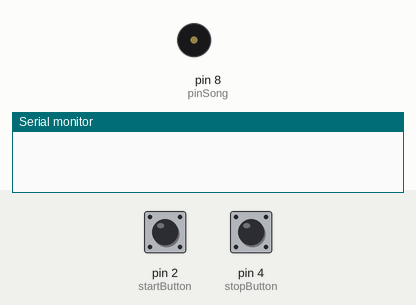
Recording of a sketch running on a simulated Arduino Uno, built with avr-gcc and run on an emulated ATmega328P. Shown: buzzer (waves = sounding), the last lines printed to the serial monitor. The test bench sets the inputs (shaded band); at power-on: pin 2 (startButton) LOW, pin 4 (stopButton) LOW.

Above: at 1.2 s.
1.3 s: pin 2 (startButton) pulled HIGH for 0.15 s
At 7.0 s:
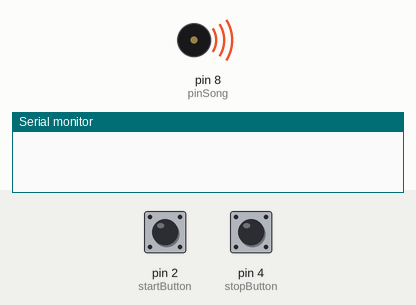
7.4 s: pin 4 (stopButton) pulled HIGH for 1 s
At 9.5 s:
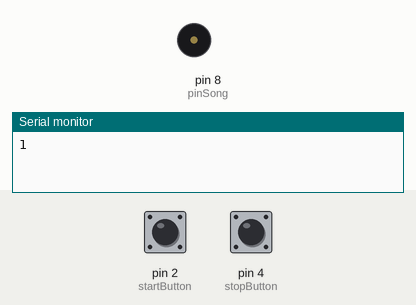
10.0 s: pin 2 (startButton) pulled HIGH for 1 s
At 15.6 s:
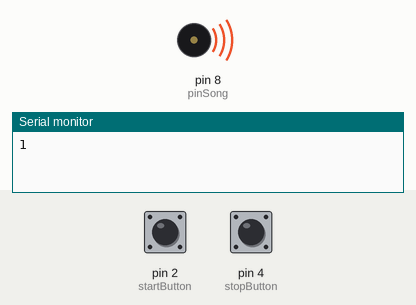
Timing chart, 0 to 20.0 s (numbered marks = the images above; inputs shaded):
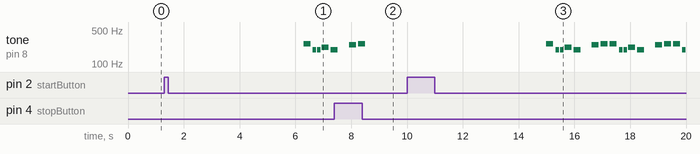

The sketch:

Homework_IV.ino
```cpp
#include "notes.h"

const int startButton = 2;
const int stopButton = 4;
const int pinSong = 8;

int startButtonState = 0;
int stopButtonState = 0;

int Period = 5000;
unsigned long int Time = 0;
int melody[] = {  NOTE_C4, NOTE_G3, NOTE_G3, NOTE_A3, NOTE_G3, 0, NOTE_B3, NOTE_C4 };
int noteDurations[] = { 4, 8, 8, 4, 4, 4, 4, 4 };

void setup() {
  // put your setup code here, to run once:
  pinMode(startButton, INPUT);
  pinMode(stopButton, INPUT);
  Serial.begin(9600);

}

void loop() {
  // put your main code here, to run repeatedly:

  startButtonState = digitalRead(startButton);
  //Serial.println(startButtonState);
  if (startButtonState == 1) { // wait 5 seconds,then play the song

        Time = millis();
        while(millis() < Time + Period){

        }

         /// PlaySong();
         stopButtonState = 0;
         while(stopButtonState != 1) {
               for (int thisNote = 0; thisNote < 8; thisNote++) {
                        stopButtonState = digitalRead(stopButton);
                        int noteDuration = 1000 / noteDurations[thisNote];
                        tone(pinSong, melody[thisNote], noteDuration);
                        int pauseBetweenNotes = noteDuration * 1.30;
                            delay(pauseBetweenNotes);
                            noTone(8);
                }
                Serial.println(stopButtonState);
          }


   }

}
```

notes.h
```cpp
/*************************************************
 * Public Constants
 *************************************************/

#define NOTE_B0  31
#define NOTE_C1  33
#define NOTE_CS1 35
#define NOTE_D1  37
#define NOTE_DS1 39
#define NOTE_E1  41
#define NOTE_F1  44
#define NOTE_FS1 46
#define NOTE_G1  49
#define NOTE_GS1 52
#define NOTE_A1  55
#define NOTE_AS1 58
#define NOTE_B1  62
#define NOTE_C2  65
#define NOTE_CS2 69
#define NOTE_D2  73
#define NOTE_DS2 78
#define NOTE_E2  82
#define NOTE_F2  87
#define NOTE_FS2 93
#define NOTE_G2  98
#define NOTE_GS2 104
#define NOTE_A2  110
#define NOTE_AS2 117
#define NOTE_B2  123
#define NOTE_C3  131
#define NOTE_CS3 139
#define NOTE_D3  147
#define NOTE_DS3 156
#define NOTE_E3  165
#define NOTE_F3  175
#define NOTE_FS3 185
#define NOTE_G3  196
#define NOTE_GS3 208
#define NOTE_A3  220
#define NOTE_AS3 233
#define NOTE_B3  247
#define NOTE_C4  262
#define NOTE_CS4 277
#define NOTE_D4  294
#define NOTE_DS4 311
#define NOTE_E4  330
#define NOTE_F4  349
#define NOTE_FS4 370
#define NOTE_G4  392
#define NOTE_GS4 415
#define NOTE_A4  440
#define NOTE_AS4 466
#define NOTE_B4  494
#define NOTE_C5  523
#define NOTE_CS5 554
#define NOTE_D5  587
#define NOTE_DS5 622
#define NOTE_E5  659
#define NOTE_F5  698
#define NOTE_FS5 740
#define NOTE_G5  784
#define NOTE_GS5 831
#define NOTE_A5  880
#define NOTE_AS5 932
#define NOTE_B5  988
#define NOTE_C6  1047
#define NOTE_CS6 1109
#define NOTE_D6  1175
#define NOTE_DS6 1245
#define NOTE_E6  1319
#define NOTE_F6  1397
#define NOTE_FS6 1480
#define NOTE_G6  1568
#define NOTE_GS6 1661
#define NOTE_A6  1760
#define NOTE_AS6 1865
#define NOTE_B6  1976
#define NOTE_C7  2093
#define NOTE_CS7 2217
#define NOTE_D7  2349
#define NOTE_DS7 2489
#define NOTE_E7  2637
#define NOTE_F7  2794
#define NOTE_FS7 2960
#define NOTE_G7  3136
#define NOTE_GS7 3322
#define NOTE_A7  3520
#define NOTE_AS7 3729
#define NOTE_B7  3951
#define NOTE_C8  4186
#define NOTE_CS8 4435
#define NOTE_D8  4699
#define NOTE_DS8 4978
```

Measured:
- after the input at 1.3 s, tone on pin 8 (pinSong): plays 262 Hz for 0.25 s, 196 Hz for 0.13 s, 196 Hz for 0.13 s, 220 Hz for 0.25 s, 196 Hz for 0.13 s, starting after 5.0 s
- after the input at 7.4 s, tone on pin 8 (pinSong): goes on until 8.5 s, then stays silent
- after the input at 10.0 s, tone on pin 8 (pinSong): silent → 262 Hz after 5.0 s, then repeats every 2.3 s: silent 0.08 s, 2 × (196 Hz 0.13 s, silent 0.04 s), 220 Hz 0.25 s, silent 0.08 s, 196 Hz 0.25 s, silent 0.40 s, 247 Hz 0.25 s, 2 × (silent 0.08 s, 262 Hz 0.25 s)
